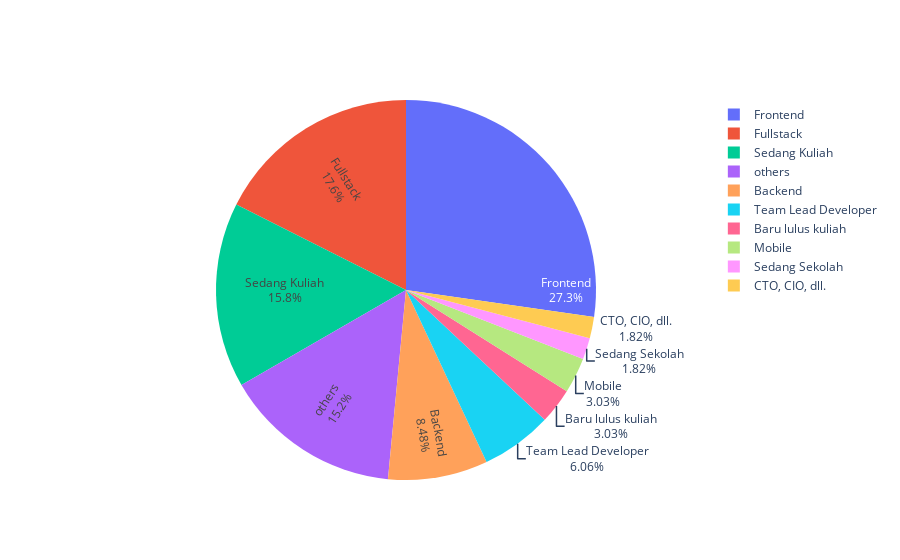

Write notebook code for a chart like this one.
### Code cell
import plotly.graph_objects as go


fig = go.Figure(data=[go.Pie(labels=df2['job'], values=df2['value'], textinfo='label+percent',
                             insidetextorientation='radial'
                            )])
fig.show()

### Figure 1 — Plotly figure (JSON) as saved in the notebook; plotly's stock layout.template omitted (floating-point values rounded to 4 significant figures)
{"data": [{"insidetextorientation": "radial", "labels": ["Frontend", "Fullstack", "Sedang Kuliah", "Backend", "Team Lead Developer", "Baru lulus kuliah", "Mobile", "Sedang Sekolah", "CTO, CIO, dll.", "others"], "textinfo": "label+percent", "type": "pie", "values": [45, 29, 26, 14, 10, 5, 5, 3, 3, 25]}], "layout": {}}
